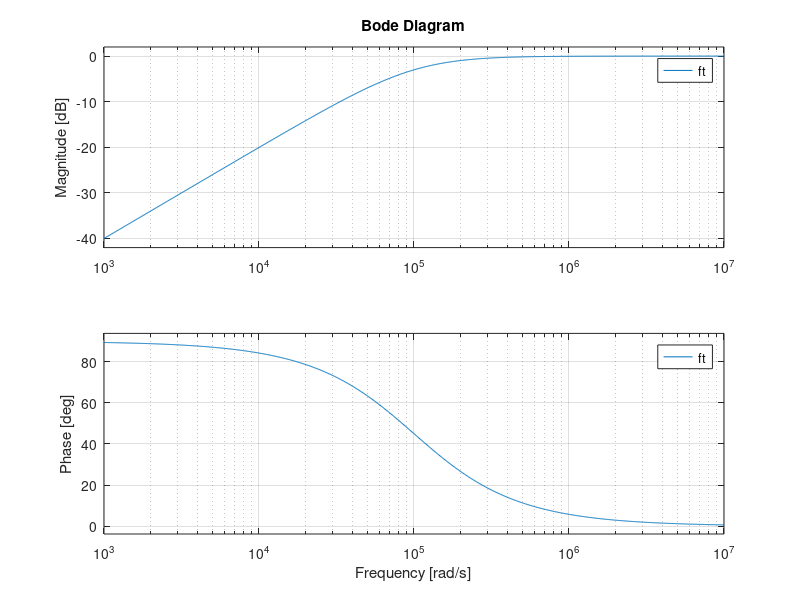
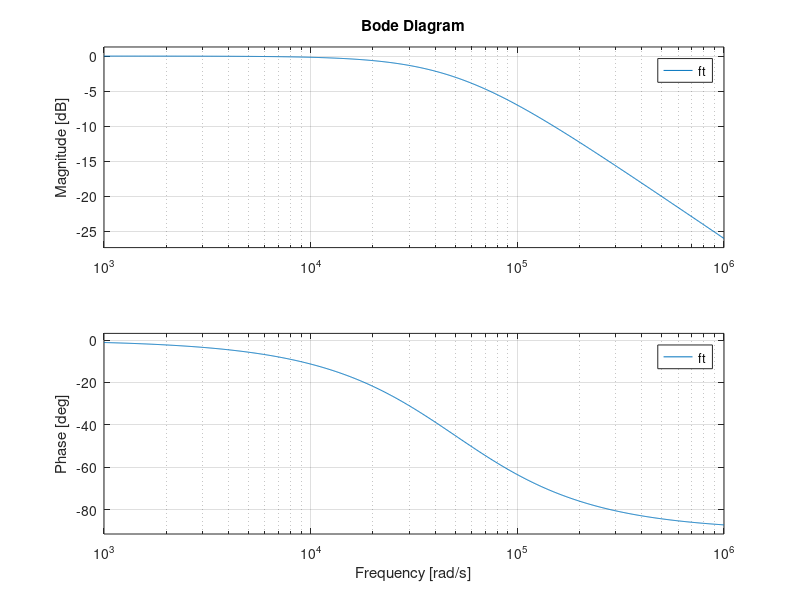
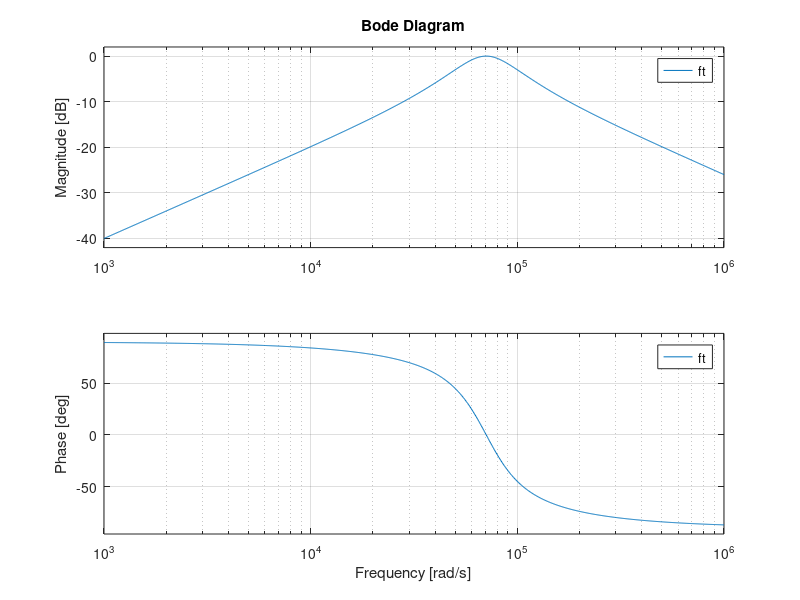

Reproduce these figures in MATLAB, in order.
R = 1e3;
C = 10e-9;
L = 20e-3;

%Función 1
Num = [0 1 0];
Den = [0 1 1/(R*C)];
ft = tf(Num,Den)
figure('Name','Función Transferencia Pasa Altos');
bode(ft);

%Función 2
Num = [0 0 (R/L)];
Den = [0 1 (R/L)];
ft = tf(Num,Den)
figure('Name','Función Transferencia Pasa Bajos');
bode(ft);

%Función 3
Num = [0 1 0];
Den = [L/R 1 1/(R*C)];
ft = tf(Num,Den)
figure('Name','Función Transferencia Pasa Banda');
bode(ft)